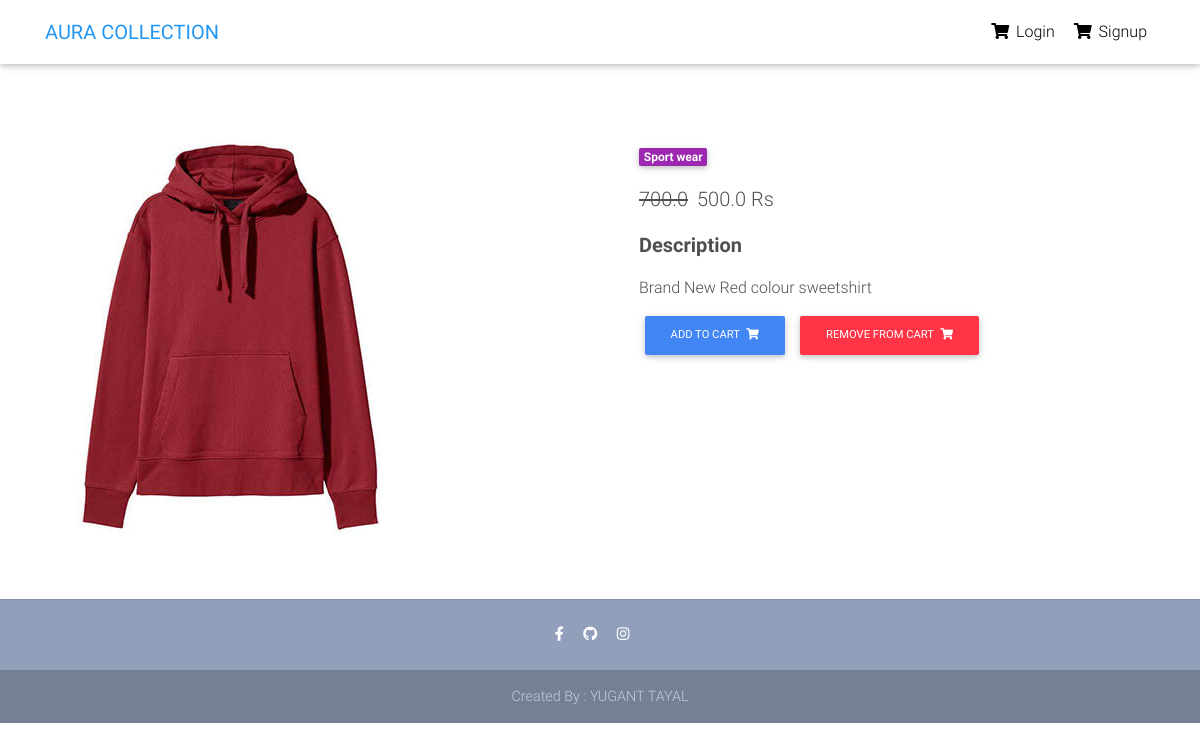
The page /product/red-swtsrt/ on the database its author committed.
### core/models.py (models this page shows, shortened)
class Item(models.Model):
    title = models.CharField(max_length=100)
    price = models.FloatField()
    disprice = models.FloatField(null=True, blank=True)
    category = models.CharField(choices=CATEGORY_CHOICES, max_length=2)
    label = models.CharField(choices=LABEL_CHOICES,
                             max_length=1, null=True, blank=True)
    slug = models.SlugField()
    description = models.TextField()
    image = models.ImageField()
    def get_add_cart(self):
        return reverse("core:add-cart", kwargs={
            'slug': self.slug
        })
    def get_remove_cart(self):
        return reverse("core:remove-cart", kwargs={
            'slug': self.slug
        })

### core/views.py (the view)
# urls.py: path('product/<slug>/', ItemDetailView.as_view(), name='product'),
class ItemDetailView(DetailView):
    model = Item
    template_name = "product-page.html"

### templates/product-page.html
{% extends "base.html" %}
{% block content %}
<main class="mt-5 pt-4">
  <div class="container dark-grey-text mt-5">
    <div class="row wow fadeIn">
      <div class="col-md-6 mb-4">
        <img src="{{item.image.url}}" class="img-fluid" alt="">
      </div>
      <div class="col-md-6 mb-4">
        <div class="p-4">
          <div class="mb-3">
            <a href="">
              <span class="badge purple mr-1">{{ object.get_category_display }}</span>
            </a>
          </div>
          <p class="lead">
            {% if object.disprice %}
            <span class="mr-1">
              <del>{{object.price}}</del></span>
            <span>{{object.disprice}} Rs</span>
            {% else %}
            <span>{{item.price}} Rs</span>
            {% endif %}
          </p>
          <p class="lead font-weight-bold">Description</p>
          <p>{{item.description}}</p>
          <a href="{{object.get_add_cart}}" class="btn btn-primary btn-md my-0 p">Add to cart
            <i class="fas fa-shopping-cart ml-1"></i>
          </a>
          <a href="{{object.get_remove_cart}}" class="btn btn-danger btn-md my-0 p">Remove from cart
            <i class="fas fa-shopping-cart ml-1"></i>
          </a>
        </div>
      </div>
    </div>
  </div>
</main>
{% endblock content %}

### templates/base.html (style rules this page uses)
html, body, header, .carousel { height: 60vh; }

### rows shown on the page
Item: image (picture), category "Sport wear", price "700.0", disprice "500.0", description "Brand New Red colour sweetshirt"
